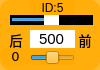
    <widget class="QWidget" name="widget_id5" native="true">
     <property name="geometry">
      <rect>
       <x>720</x>
       <y>290</y>
       <width>100</width>
       <height>70</height>
      </rect>
     </property>
     <property name="styleSheet">
      <string notr="true">background-color: rgb(255, 170, 0, 200);
border-radius:10px;</string>
     </property>
     <widget class="QLabel" name="label_ID5">
      <property name="geometry">
       <rect>
        <x>30</x>
        <y>0</y>
        <width>45</width>
        <height>16</height>
       </rect>
      </property>
      <property name="minimumSize">
       <size>
        <width>0</width>
        <height>10</height>
       </size>
      </property>
      <property name="font">
       <font>
        <family>Arial</family>
        <pointsize>9</pointsize>
       </font>
      </property>
      <property name="styleSheet">
       <string notr="true">background-color: rgb(255, 255, 255， 0);
border-radius:0px;</string>
      </property>
      <property name="text">
       <string>ID:5</string>
      </property>
      <property name="alignment">
       <set>Qt::AlignCenter</set>
      </property>
     </widget>
     <widget class="QSlider" name="horizontalSlider_pulse_id5">
      <property name="geometry">
       <rect>
        <x>10</x>
        <y>15</y>
        <width>83</width>
        <height>10</height>
       </rect>
      </property>
      <property name="autoFillBackground">
       <bool>false</bool>
      </property>
      <property name="styleSheet">
       <string notr="true">QSlider{background-color: rgb(0, 0, 0);
border-radius:0px;}
QSlider::handle {/*设置中间的那个滑动的键*/                           
    background:  rgb(255, 255, 255);
}</string>
      </property>
      <property name="minimum">
       <number>0</number>
      </property>
      <property name="maximum">
       <number>1000</number>
      </property>
      <property name="pageStep">
       <number>1</number>
      </property>
      <property name="value">
       <number>500</number>
      </property>
      <property name="orientation">
       <enum>Qt::Horizontal</enum>
      </property>
     </widget>
     <widget class="QSlider" name="horizontalSlider_dev_id5">
      <property name="geometry">
       <rect>
        <x>30</x>
        <y>50</y>
        <width>45</width>
        <height>15</height>
       </rect>
      </property>
      <property name="styleSheet">
       <string notr="true">background-color: rgb(255, 255, 255， 0);</string>
      </property>
      <property name="minimum">
       <number>-125</number>
      </property>
      <property name="maximum">
       <number>125</number>
      </property>
      <property name="pageStep">
       <number>1</number>
      </property>
      <property name="orientation">
       <enum>Qt::Horizontal</enum>
      </property>
     </widget>
     <widget class="QLabel" name="label_id5">
      <property name="geometry">
       <rect>
        <x>0</x>
        <y>46</y>
        <width>31</width>
        <height>20</height>
       </rect>
      </property>
      <property name="minimumSize">
       <size>
        <width>0</width>
        <height>10</height>
       </size>
      </property>
      <property name="font">
       <font>
        <family>DejaVu Sans</family>
        <pointsize>10</pointsize>
       </font>
      </property>
      <property name="styleSheet">
       <string notr="true">background-color: rgb(255, 255, 255， 0);</string>
      </property>
      <property name="text">
       <string>0</string>
      </property>
      <property name="alignment">
       <set>Qt::AlignCenter</set>
      </property>
     </widget>
     <widget class="QLineEdit" name="lineEdit_id5">
      <property name="geometry">
       <rect>
        <x>30</x>
        <y>30</y>
        <width>45</width>
        <height>18</height>
       </rect>
      </property>
      <property name="sizePolicy">
       <sizepolicy hsizetype="Fixed" vsizetype="Fixed">
        <horstretch>0</horstretch>
        <verstretch>0</verstretch>
       </sizepolicy>
      </property>
      <property name="font">
       <font>
        <family>Arial</family>
        <pointsize>11</pointsize>
       </font>
      </property>
      <property name="autoFillBackground">
       <bool>false</bool>
      </property>
      <property name="styleSheet">
       <string notr="true">background-color: rgb(255, 255, 255);
border-radius:0px;</string>
      </property>
      <property name="text">
       <string>500</string>
      </property>
      <property name="maxLength">
       <number>1000</number>
      </property>
      <property name="alignment">
       <set>Qt::AlignCenter</set>
      </property>
      <property name="dragEnabled">
       <bool>false</bool>
      </property>
      <property name="readOnly">
       <bool>false</bool>
      </property>
     </widget>
     <widget class="QLabel" name="label_back1">
      <property name="geometry">
       <rect>
        <x>6</x>
        <y>30</y>
        <width>20</width>
        <height>20</height>
       </rect>
      </property>
      <property name="font">
       <font>
        <pointsize>10</pointsize>
        <weight>50</weight>
        <italic>false</italic>
        <bold>false</bold>
       </font>
      </property>
      <property name="styleSheet">
       <string notr="true">background-color: rgb(255, 255, 255, 0);</string>
      </property>
      <property name="text">
       <string>后</string>
      </property>
      <property name="alignment">
       <set>Qt::AlignCenter</set>
      </property>
     </widget>
     <widget class="QLabel" name="label_front1">
      <property name="geometry">
       <rect>
        <x>75</x>
        <y>30</y>
        <width>20</width>
        <height>20</height>
       </rect>
      </property>
      <property name="font">
       <font>
        <pointsize>10</pointsize>
        <weight>50</weight>
        <italic>false</italic>
        <bold>false</bold>
       </font>
      </property>
      <property name="styleSheet">
       <string notr="true">background-color: rgb(255, 255, 255, 0);</string>
      </property>
      <property name="text">
       <string>前</string>
      </property>
      <property name="alignment">
       <set>Qt::AlignCenter</set>
      </property>
     </widget>
    </widget>
